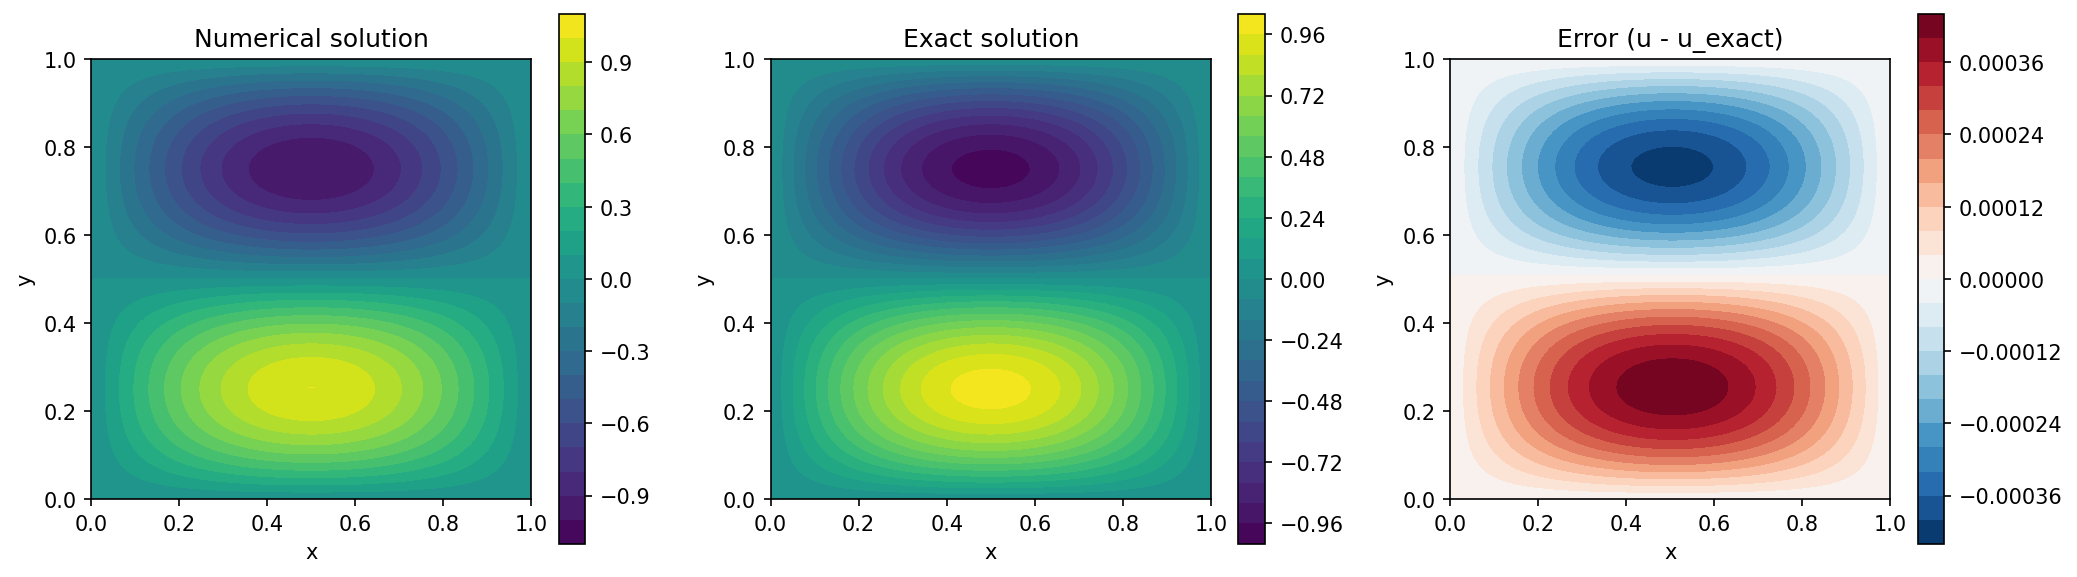

Reproduce this figure in Python.
import numpy as np
import matplotlib.pyplot as plt

from findiff import FinDiff, PDE, BoundaryConditions, Identity, Coefficient


def main():
    # Rectangular domain [0, 1] x [0, 1]
    nx, ny = 100, 80
    x = np.linspace(0.0, 1.0, nx)
    y = np.linspace(0.0, 1.0, ny)
    dx, dy = x[1] - x[0], y[1] - y[0]
    X, Y = np.meshgrid(x, y, indexing="ij")

    # Coefficients for -Delta u + b · grad u + c u = f
    b_x, b_y = 0.5, -0.2
    c = 1.5

    # Manufactured solution and derived terms
    u_exact = np.sin(np.pi * X) * np.sin(2 * np.pi * Y)
    du_dx = np.pi * np.cos(np.pi * X) * np.sin(2 * np.pi * Y)
    du_dy = 2 * np.pi * np.sin(np.pi * X) * np.cos(2 * np.pi * Y)
    laplace_u = - (np.pi**2 + (2 * np.pi) ** 2) * u_exact

    f = -laplace_u + b_x * du_dx + b_y * du_dy + c * u_exact

    # Dirichlet BCs on all sides using full-grid arrays
    bc = BoundaryConditions((nx, ny))

    bc_bottom = np.zeros_like(u_exact)
    bc_bottom[:, 0] = u_exact[:, 0]
    bc[:, 0] = bc_bottom

    bc_top = np.zeros_like(u_exact)
    bc_top[:, -1] = u_exact[:, -1]
    bc[:, -1] = bc_top

    bc_left = np.zeros_like(u_exact)
    bc_left[0, :] = u_exact[0, :]
    bc[0, :] = bc_left

    bc_right = np.zeros_like(u_exact)
    bc_right[-1, :] = u_exact[-1, :]
    bc[-1, :] = bc_right

    # Operator
    diffusion = FinDiff(0, dx, 2) + FinDiff(1, dy, 2)
    convection = Coefficient(b_x) * FinDiff(0, dx, 1) + Coefficient(b_y) * FinDiff(1, dy, 1)
    L = Coefficient(-1.0) * diffusion + convection + Coefficient(c) * Identity()

    pde = PDE(L, f, bc)
    u = pde.solve()

    error = u - u_exact
    l2_rel = np.linalg.norm(error) / np.linalg.norm(u_exact)
    linf = np.abs(error).max()

    fig, axes = plt.subplots(1, 3, figsize=(14, 4))

    im0 = axes[0].contourf(X, Y, u, levels=24, cmap="viridis")
    axes[0].set_title("Numerical solution")
    axes[0].set_xlabel("x")
    axes[0].set_ylabel("y")
    axes[0].set_aspect("equal")
    plt.colorbar(im0, ax=axes[0])

    im1 = axes[1].contourf(X, Y, u_exact, levels=24, cmap="viridis")
    axes[1].set_title("Exact solution")
    axes[1].set_xlabel("x")
    axes[1].set_ylabel("y")
    axes[1].set_aspect("equal")
    plt.colorbar(im1, ax=axes[1])

    im2 = axes[2].contourf(X, Y, error, levels=24, cmap="RdBu_r")
    axes[2].set_title("Error (u - u_exact)")
    axes[2].set_xlabel("x")
    axes[2].set_ylabel("y")
    axes[2].set_aspect("equal")
    plt.colorbar(im2, ax=axes[2])

    plt.tight_layout()
    plt.savefig("rectangular_convection_diffusion_dirichlet.png", dpi=150, bbox_inches="tight")
    plt.show()

    print("=== Convection-diffusion (Dirichlet) ===")
    print(f"Domain: x in [0,1], y in [0,1]")
    print(f"Grid size: {nx} x {ny}")
    print(f"Coefficients: b = ({b_x}, {b_y}), c = {c}")
    print(f"Relative L2 error: {l2_rel:.3e}")
    print(f"Max error (L-inf): {linf:.3e}")
    print("Figure saved as rectangular_convection_diffusion_dirichlet.png")


if __name__ == "__main__":
    main()
